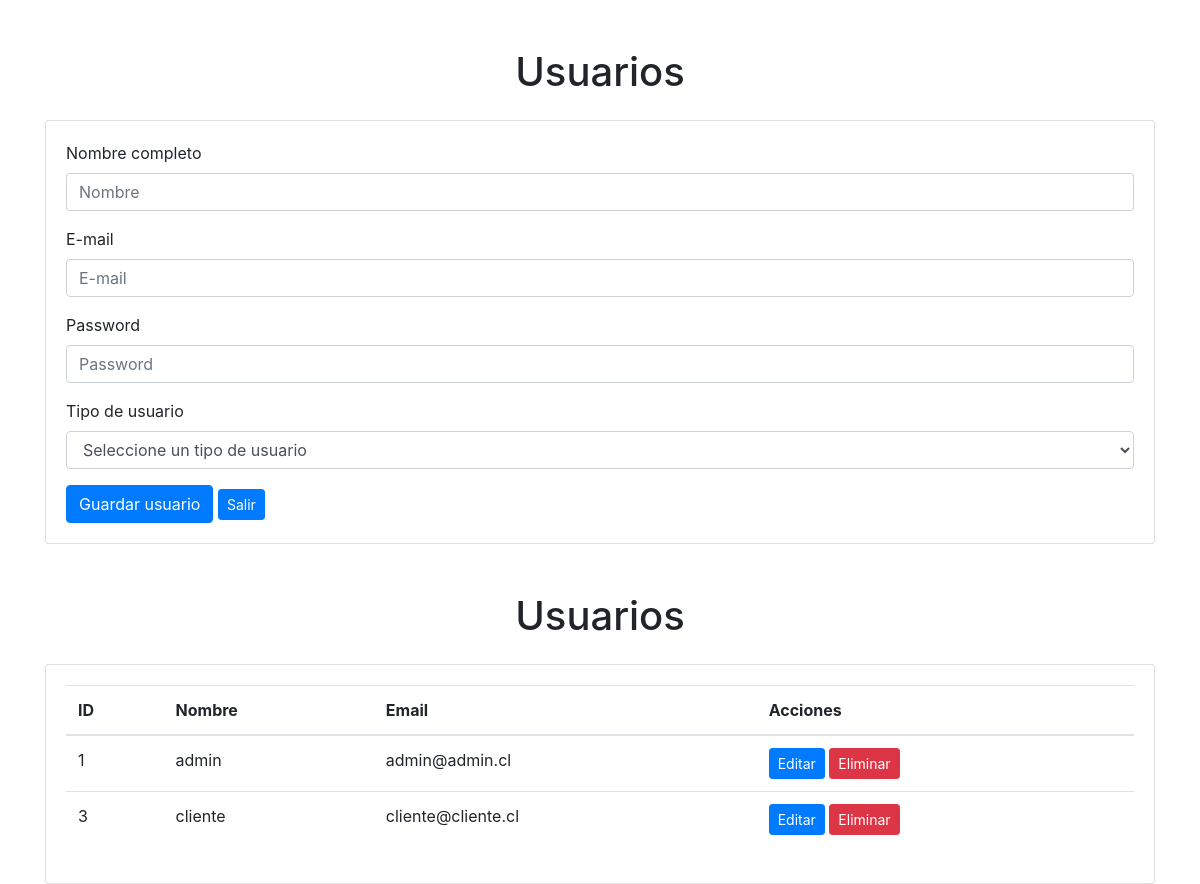
Page /administrar/mantenedorUsuarios/ on the earlier database version.
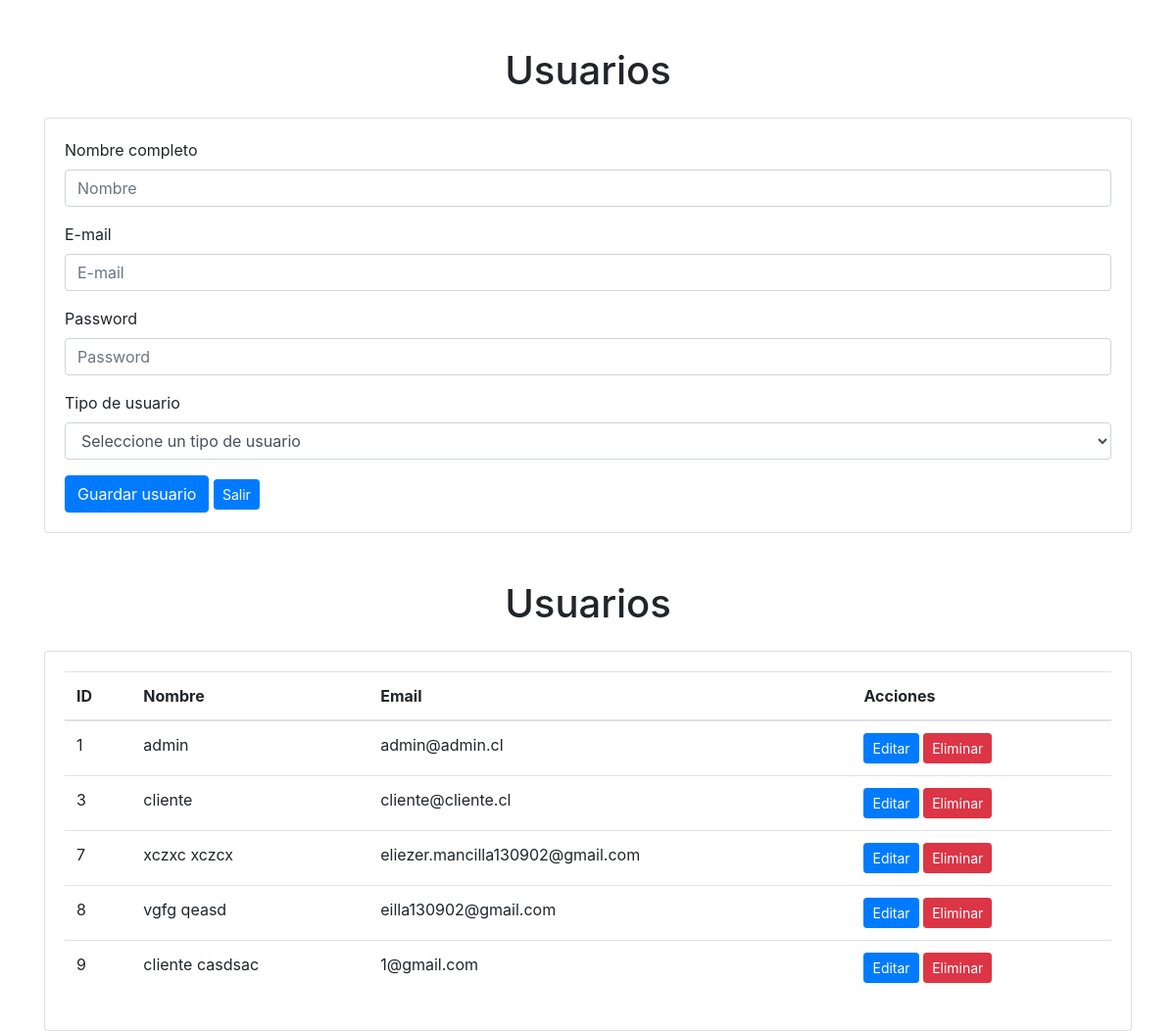
Same page on the later database version.
### aplicacion/models.py (models this page shows, shortened)
class Usuario(models.Model):
    IdUsuario = models.AutoField(primary_key=True)
    tipo_usuario = models.ForeignKey(TipoUsuario, on_delete=models.CASCADE)
    nombre = models.CharField(max_length=255)
    email = models.EmailField(unique=True)
    password = models.CharField(max_length=255)

### aplicacion/views.py (the view)
# urls.py: path('administrar/mantenedorUsuarios/', views.mantenedorUsuarios, name='mantenedorUsuarios'),
def mantenedorUsuarios(request):
    usuarios = Usuario.objects.all()
    tipos_usuarios = TipoUsuario.objects.all()
    return render(request, 'aplicacion/usuario.html', {'usuarios': usuarios , 'tipos_usuarios': tipos_usuarios})

### aplicacion/templates/aplicacion/usuario.html (shortened to what this page needs)
{% load static %}
<!DOCTYPE html>
<html lang="es">
<head>
    <link rel="stylesheet" href="{% static 'css/style.css' %}">
    <link rel="stylesheet" href="https://stackpath.bootstrapcdn.com/bootstrap/4.5.2/css/bootstrap.min.css">
</head>
<body>
    <div class="container mt-5">
        <h1 class="text-center">Usuarios</h1>
        <div class="card mt-4">
            <div class="card-body">
                <form>
                    <div class="form-group">
                        <label for="nombre">Nombre completo</label>
                        <input type="text" class="form-control" id="nombre" placeholder="Nombre">
                    </div>
                    <div class="form-group">
                        <label for="email">E-mail</label>
                        <input type="email" class="form-control" id="email" placeholder="E-mail">
                    </div>
                    <div class="form-group">
                        <label for="password">Password</label>
                        <input type="text" class="form-control" id="password" placeholder="Password">
                    </div>
                    <div class="form-group">
                        <label for="tipo_usuario">Tipo de usuario</label>
                        <select class="form-control" id="cmbTipoUsuario">
                            <option value="0">Seleccione un tipo de usuario</option>
                        </select>
                    </div>
                    <button type="button" class="btn btn-primary" onclick="agregarUsuario();">Guardar usuario</button>
                    <a href=".." class="btn btn-sm btn-primary">Salir</a>
                </form>
            </div>
        </div>
    </div>
    <div class="container mt-5">
        <h1 class="text-center">Usuarios</h1>
        <div class="card mt-4">
            <div class="card-body">
                <table class="table">
                    <thead>
                        <tr>
                            <th>ID</th>
                            <th>Nombre</th>
                            <th>Email</th>
                            <th>Acciones</th>
                        </tr>
                    </thead>
                    <tbody>
                        {% for usuario in usuarios %}
                        <tr>
                            <td>{{ usuario.IdUsuario }}</td>
                            <td>{{ usuario.nombre }}</td>
                            <td>{{ usuario.email }}</td>
                            <td>
                                <a href="{% url 'editar_usuario' usuario.IdUsuario %}" class="btn btn-sm btn-primary">Editar</a>
                                <a href="{% url 'eliminar_usuario' usuario.IdUsuario %}" class="btn btn-sm btn-danger">Eliminar</a>
                            </td>
                        </tr>
                        {% endfor %}
                    </tbody>
                </table>
            </div>
        </div>
    </div>
</body>
</html>

Differences in the rows shown:
added Usuario: IdUsuario "7", nombre "xczxc xczcx", email "eliezer.mancilla130902@gmail.com"
added Usuario: IdUsuario "8", nombre "vgfg qeasd", email "eilla130902@gmail.com"
added Usuario: IdUsuario "9", nombre "cliente casdsac", email "1@gmail.com"
